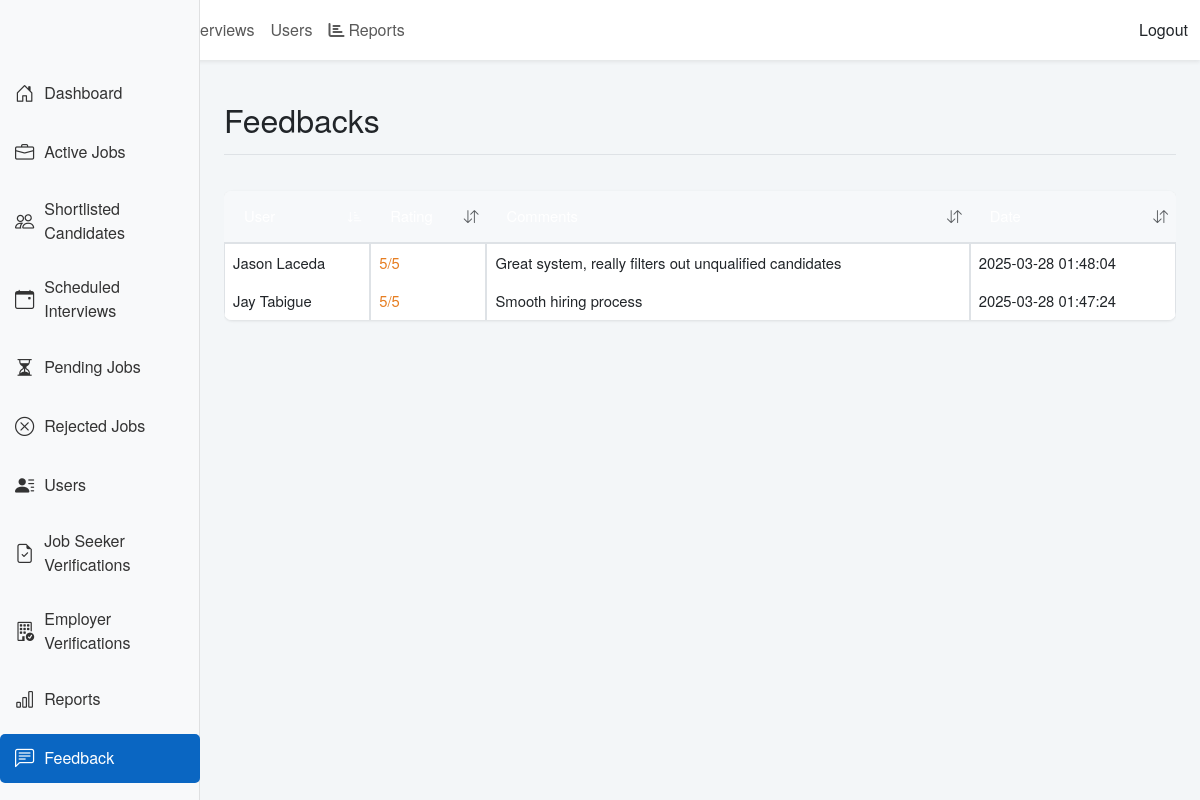
Screenshot of /admin/feedbacks.php?sort=full_name&order=ASC (signed in) with the database file from the repository.
### tables this page shows
CREATE TABLE `feedback` (
  `feedback_id` int(11) NOT NULL,
  `user_id` int(11) NOT NULL,
  `rating` int(11) DEFAULT NULL CHECK (`rating` between 1 and 5),
  `comments` text DEFAULT NULL,
  `created_at` timestamp NOT NULL DEFAULT current_timestamp()
);

CREATE TABLE `users` (
  `user_id` int(11) NOT NULL,
  `full_name` varchar(255) NOT NULL,
  `email` varchar(255) NOT NULL,
  `password_hash` varchar(255) NOT NULL,
  `user_type` enum('job_seeker','employer','admin') NOT NULL,
  `status` enum('pending','verified','rejected') DEFAULT 'pending',
  `created_at` timestamp NOT NULL DEFAULT current_timestamp()
);

### admin/feedbacks.php (the view, shortened to what this page needs)
<?php
include '../db.php';
$sort_column = isset($_GET['sort']) ? $_GET['sort'] : 'created_at';
$sort_order = isset($_GET['order']) ? $_GET['order'] : 'DESC';
function getSortUrl($column, $currentSort, $currentOrder) {
    $newOrder = ($currentSort === $column && $currentOrder === 'ASC') ? 'DESC' : 'ASC';
    return "?sort=" . $column . "&order=" . $newOrder;
}
function getSortIndicator($column, $currentSort, $currentOrder) {
    if ($currentSort !== $column) {
        return '<i class="bi bi-arrow-down-up text-muted"></i>';
    }
    return ($currentOrder === 'ASC') ?
        '<i class="bi bi-sort-down-alt"></i>' :
        '<i class="bi bi-sort-down"></i>';
}
?>
<!DOCTYPE html>
<html lang="en">
<head>
    <link href="https://cdn.jsdelivr.net/npm/bootstrap@5.3.0/dist/css/bootstrap.min.css" rel="stylesheet">
    <link href="https://cdn.jsdelivr.net/npm/bootstrap-icons@1.10.3/font/bootstrap-icons.css" rel="stylesheet">
    <link href="../css/styles.css" rel="stylesheet">
</head>
<body>
    <?php include 'includes/header.php'; ?>
    <div class="container-fluid">
        <div class="row">
            <?php include 'includes/sidebar.php'; ?>
            <main class="col-md-9 ms-sm-auto col-lg-10 px-md-4">
                <div class="d-flex justify-content-between flex-wrap flex-md-nowrap align-items-center pt-3 pb-2 mb-3 border-bottom">
                    <h2>Feedbacks</h2>
                </div>
                <div class="table-responsive">
                    <table class="table table-bordered">
                        <thead>
                            <tr>
                                <th class="sortable <?php echo $sort_column === 'full_name' ? 'sort-active' : ''; ?>">
                                    <a href="<?php echo getSortUrl('full_name', $sort_column, $sort_order); ?>" class="text-white text-decoration-none">
                                        User <?php echo getSortIndicator('full_name', $sort_column, $sort_order); ?>
                                    </a>
                                </th>
                                <th class="sortable <?php echo $sort_column === 'rating' ? 'sort-active' : ''; ?>">
                                    <a href="<?php echo getSortUrl('rating', $sort_column, $sort_order); ?>" class="text-white text-decoration-none">
                                        Rating <?php echo getSortIndicator('rating', $sort_column, $sort_order); ?>
                                    </a>
                                </th>
                                <th class="sortable <?php echo $sort_column === 'comments' ? 'sort-active' : ''; ?>">
                                    <a href="<?php echo getSortUrl('comments', $sort_column, $sort_order); ?>" class="text-white text-decoration-none">
                                        Comments <?php echo getSortIndicator('comments', $sort_column, $sort_order); ?>
                                    </a>
                                </th>
                                <th class="sortable <?php echo $sort_column === 'created_at' ? 'sort-active' : ''; ?>">
                                    <a href="<?php echo getSortUrl('created_at', $sort_column, $sort_order); ?>" class="text-white text-decoration-none">
                                        Date <?php echo getSortIndicator('created_at', $sort_column, $sort_order); ?>
                                    </a>
                                </th>
                            </tr>
                        </thead>
                        <tbody>
                            <?php
                            $sql = "SELECT feedback.*, users.full_name
                                    FROM feedback
                                    JOIN users ON feedback.user_id = users.user_id
                                    ORDER BY $sort_column $sort_order";
                            $feedback_result = $conn->query($sql);
                            if ($feedback_result->num_rows > 0) {
                                while ($row = $feedback_result->fetch_assoc()) {
                                    echo "<tr>";
                                    echo "<td>{$row['full_name']}</td>";
                                    echo "<td>{$row['rating']}/5</td>";
                                    echo "<td>{$row['comments']}</td>";
                                    echo "<td>{$row['created_at']}</td>";
                                    echo "</tr>";
                                }
                            } else {
                                echo "<tr><td colspan='4'>No feedback found.</td></tr>";
                            }
                            ?>
                        </tbody>
                    </table>
                </div>
            </main>
        </div>
    </div>
    <?php include 'includes/footer.php'; ?>
</body>
</html>

### admin/css/styles.css (style rules this page uses)
body { font-family: 'Helvetica Neue', Helvetica, Arial, sans-serif; background-color: #f3f6f8; }
.table-responsive { margin-bottom: 2rem; }
main { padding-top: 1.5rem; }
@media (min-width: 768px) { main { padding-left: 1.5rem; } }
.table { background-color: #fff; border-radius: 8px; overflow: hidden; box-shadow: 0 1px 3px rgba(0, 0, 0, 0.1); }
.table thead th { background-color: #f6f8fa; border-bottom: 2px solid #dee2e6; color: #495057; }

### admin/feedbacks.php (style rules this page uses)
.table { width: 100%; border-collapse: separate; border-spacing: 0; background: #fff; box-shadow: 0 2px 16px rgba(0, 0, 0, 0.08); border-radius: 8px; overflow: hidden; font-size: 0.925em; margin: 20px 0; }
.table thead th { background: #2c3e50; color: #fff; padding: 14px 20px; font-weight: 500; text-align: left; border: none; position: sticky; top: 0; }
.table tbody tr { transition: all 0.2s ease; }
.table tbody tr:nth-child(even) { background-color: #f8fafc; }
.table td { padding: 14px 20px; border-bottom: 1px solid #eaeff5; vertical-align: middle; }
.table td:nth-child(2) { color: #e67e22; font-weight: 500; }
.table td:last-child { white-space: nowrap; }
.sortable { cursor: pointer; position: relative; padding-right: 25px !important; }
.sortable i { position: absolute; right: 8px; top: 50%; transform: translateY(-50%); }
.sort-active { background-color: #1a2530; }

### rows the page displays
feedback: user.full_name "Jason Laceda", rating "5", comments "Great system, really filters out unqualified candidates", created_at "2025-03-28 01:48:04"
feedback: user.full_name "Jay Tabigue", rating "5", comments "Smooth hiring process", created_at "2025-03-28 01:47:24"
